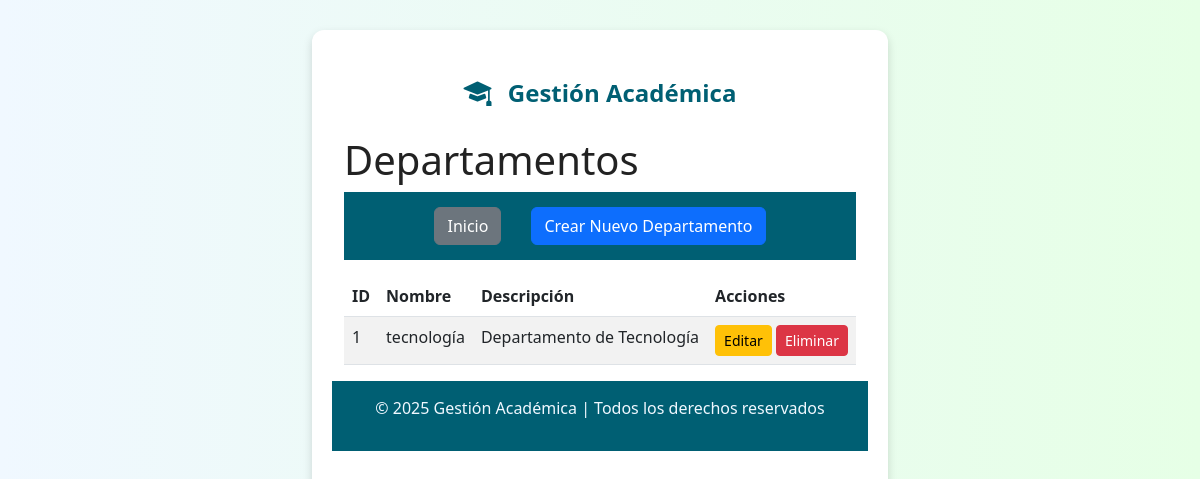
Page /departamentos/ on the earlier database version.
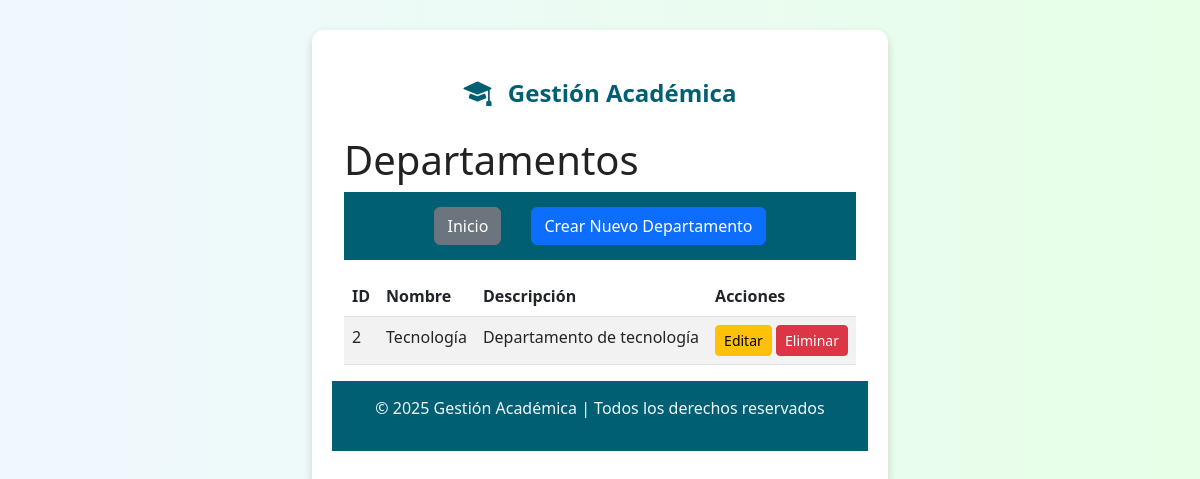
Same page on the later database version.
### gestion_academica/models.py (models this page shows, shortened)
class Departamento(models.Model):
    nombre = models.CharField(max_length=100)
    descripcion = models.TextField()

### gestion_academica/views.py (the view)
# urls.py: path('departamentos/', views.lista_departamentos, name='lista_departamentos'),
def lista_departamentos(request):
    departamentos = Departamento.objects.all()
    return render(request, 'gestion_academica/lista_departamentos.html', {'departamentos': departamentos})

### gestion_academica/templates/gestion_academica/lista_departamentos.html
{% extends "base.html" %}
{% block content %}
<div class="container mt-4">
  <h1>Departamentos</h1>
  <nav class="mb-3">
    <a href="{% url 'home' %}" class="btn btn-secondary">Inicio</a>
    <a href="{% url 'crear_departamento' %}" class="btn btn-primary">Crear Nuevo Departamento</a>
  </nav>
  <table class="table table-striped">
    <thead>
      <tr>
        <th>ID</th>
        <th>Nombre</th>
        <th>Descripción</th>
        <th>Acciones</th>
      </tr>
    </thead>
    <tbody>
      {% for departamento in departamentos %}
        <tr>
          <td>{{ departamento.id }}</td>
          <td>{{ departamento.nombre }}</td>
          <td>{{ departamento.descripcion }}</td>
          <td>
            <a href="{% url 'editar_departamento' departamento.id %}" class="btn btn-warning btn-sm">Editar</a>
            <a href="{% url 'eliminar_departamento' departamento.id %}" class="btn btn-danger btn-sm">Eliminar</a>
          </td>
        </tr>
      {% empty %}
        <tr>
          <td colspan="4" class="text-center">No hay departamentos registrados.</td>
        </tr>
      {% endfor %}
    </tbody>
  </table>
</div>
{% endblock %}

Differences in the rows shown:
removed Departamento: id "1", nombre "tecnología", descripcion "Departamento de Tecnología"
added Departamento: id "2", nombre "Tecnología", descripcion "Departamento de tecnología"
